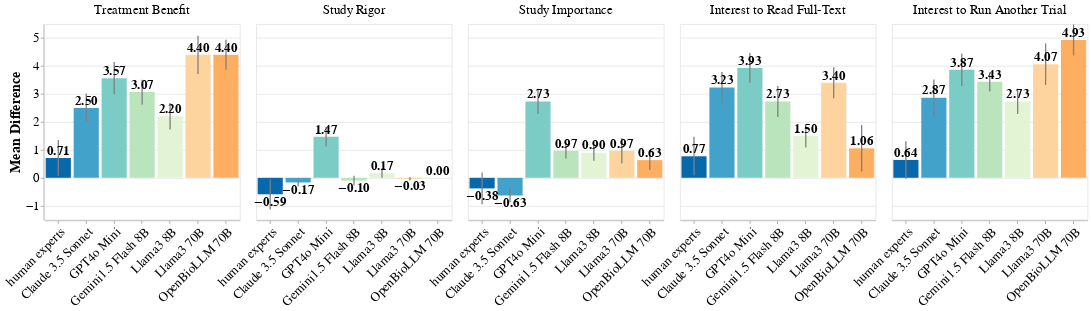

The code cell stored with this chart in its notebook:
### Code cell
# Create a mapping for custom facet titles
facet_title_mapping = {
    'benefit': 'Treatment Benefit',
    'rigor': 'Study Rigor',
    'importance': 'Study Importance',
    'full_text': 'Interest to Read Full-Text',
    'another_trial': 'Interest to Run Another Trial'
}

# Define the desired order for the facets
facet_order = ['Treatment Benefit', 'Study Rigor', 'Study Importance', 'Interest to Read Full-Text', 'Interest to Run Another Trial']

color_mapping = {
    'human experts': '#0868ac', 
    'Claude 3.5 Sonnet': '#43a2ca',  
    'GPT4o Mini': '#7bccc4',  
    'Gemini1.5 Flash 8B': '#bae4bc',  
    'Llama3 8B': '#E3F4D4',  
    'Llama3 70B': '#fdd49e',  
    'OpenBioLLM 70B': '#fdae61'
}

method_order = ['human experts', 'Claude 3.5 Sonnet', 'GPT4o Mini', 'Gemini1.5 Flash 8B', 'Llama3 8B', 'Llama3 70B', 'OpenBioLLM 70B']

# Apply the mapping as a calculated field
chart_data = df_for_chart.copy()
chart_data['metric'] = chart_data['metric'].map(facet_title_mapping)

# Configure global font sizes
chart_config = {
    "axis": {"labelFontSize": 20, "titleFontSize": 22},  # Axis labels and titles
    "header": {"labelFontSize": 20, "titleFontSize": 22},  # Facet headers
    "legend": {"labelFontSize": 18, "titleFontSize": 20},  # Legend labels and titles
    "text": {"fontSize": 20},  # Text mark size
}

# Bar chart
bars = alt.Chart(chart_data).mark_bar().encode(
    x=alt.X('method:N', title=None, axis=alt.Axis(labelAngle=-45), sort=method_order),
    y=alt.Y('mean_diff:Q', title='Mean Difference'),
    color=alt.Color('method:N', title='Method', legend=None, scale=alt.Scale(domain=list(color_mapping.keys()), range=list(color_mapping.values())))
).properties(
    width=300,  # Set the width to 300 pixels
    height=300  # Set the height to 300 pixels
)

# Error bars
error_bars = alt.Chart(chart_data).mark_errorbar().encode(
    alt.X("method:N", sort=method_order),
    alt.Y("ci_lower:Q").title("Mean Difference"),
    alt.Y2("ci_upper:Q"),
    strokeWidth=alt.value(2),
    color=alt.value('gray')
)

# Add value labels
text = bars.mark_text(
    align='center',
    baseline='bottom',
    fontWeight='bold',
    dy=alt.expr(expr=alt.expr.if_(alt.datum.mean_diff >= 0, -1, 22))  # Adjust the position of the text    
).encode(
    text=alt.Text('mean_diff:Q', format='.2f'),
    color=alt.value('black')  # Set text color to black
)

# Combine layers and facet
chart = alt.layer(bars, error_bars, text, data=chart_data).facet(
    column=alt.Column('metric:N', title=None, sort=facet_order),
).configure(**chart_config)  # Apply the global configuration

# save to html
chart.save("./plots/top_6_models_interpretation_by_measures.html")

chart

### Figure 1 — Vega-Lite specification as saved in the notebook (floating-point values rounded to 4 significant figures)
{"config": {"view": {"continuousWidth": 300, "continuousHeight": 300}, "axis": {"labelFontSize": 20, "titleFontSize": 22}, "header": {"labelFontSize": 20, "titleFontSize": 22}, "legend": {"labelFontSize": 18, "titleFontSize": 20}, "text": {"fontSize": 20}}, "data": {"name": "data-25f336350738877201292e0f05691aac"}, "facet": {"column": {"field": "metric", "sort": ["Treatment Benefit", "Study Rigor", "Study Importance", "Interest to Read Full-Text", "Interest to Run Another Trial"], "title": null, "type": "nominal"}}, "spec": {"layer": [{"mark": {"type": "bar"}, "encoding": {"color": {"field": "method", "legend": null, "scale": {"domain": ["human experts", "Claude 3.5 Sonnet", "GPT4o Mini", "Gemini1.5 Flash 8B", "Llama3 8B", "Llama3 70B", "OpenBioLLM 70B"], "range": ["#0868ac", "#43a2ca", "#7bccc4", "#bae4bc", "#E3F4D4", "#fdd49e", "#fdae61"]}, "title": "Method", "type": "nominal"}, "x": {"axis": {"labelAngle": -45}, "field": "method", "sort": ["human experts", "Claude 3.5 Sonnet", "GPT4o Mini", "Gemini1.5 Flash 8B", "Llama3 8B", "Llama3 70B", "OpenBioLLM 70B"], "title": null, "type": "nominal"}, "y": {"field": "mean_diff", "title": "Mean Difference", "type": "quantitative"}}}, {"mark": {"type": "errorbar"}, "encoding": {"color": {"value": "gray"}, "strokeWidth": {"value": 2}, "x": {"field": "method", "sort": ["human experts", "Claude 3.5 Sonnet", "GPT4o Mini", "Gemini1.5 Flash 8B", "Llama3 8B", "Llama3 70B", "OpenBioLLM 70B"], "type": "nominal"}, "y": {"field": "ci_lower", "title": "Mean Difference", "type": "quantitative"}, "y2": {"field": "ci_upper"}}}, {"mark": {"type": "text", "align": "center", "baseline": "bottom", "dy": {"expr": "if((datum.mean_diff >= 0),-1,22)"}, "fontWeight": "bold"}, "encoding": {"color": {"value": "black"}, "text": {"field": "mean_diff", "format": ".2f", "type": "quantitative"}, "x": {"axis": {"labelAngle": -45}, "field": "method", "sort": ["human experts", "Claude 3.5 Sonnet", "GPT4o Mini", "Gemini1.5 Flash 8B", "Llama3 8B", "Llama3 70B", "OpenBioLLM 70B"], "title": null, "type": "nominal"}, "y": {"field": "mean_diff", "title": "Mean Difference", "type": "quantitative"}}}], "height": 300, "width": 300}, "$schema": "https://vega.github.io/schema/vega-lite/v5.20.1.json", "datasets": {"data-25f336350738877201292e0f05691aac": [{"metric": "Treatment Benefit", "mean_diff": 2.5, "ci_lower": 1.979, "ci_upper": 3.021, "method": "Claude 3.5 Sonnet"}, {"metric": "Study Rigor", "mean_diff": -0.1667, "ci_lower": -0.3023, "ci_upper": -0.03103, "method": "Claude 3.5 Sonnet"}, {"metric": "Study Importance", "mean_diff": -0.6333, "ci_lower": -0.8726, "ci_upper": -0.3941, "method": "Claude 3.5 Sonnet"}, {"metric": "Interest to Read Full-Text", "mean_diff": 3.233, "ci_lower": 2.68, "ci_upper": 3.787, "method": "Claude 3.5 Sonnet"}, {"metric": "Interest to Run Another Trial", "mean_diff": 2.867, "ci_lower": 2.211, "ci_upper": 3.523, "method": "Claude 3.5 Sonnet"}, {"metric": "Treatment Benefit", "mean_diff": 3.567, "ci_lower": 2.99, "ci_upper": 4.144, "method": "GPT4o Mini"}, {"metric": "Study Rigor", "mean_diff": 1.467, "ci_lower": 1.118, "ci_upper": 1.815, "method": "GPT4o Mini"}, {"metric": "Study Importance", "mean_diff": 2.733, "ci_lower": 2.283, "ci_upper": 3.183, "method": "GPT4o Mini"}, {"metric": "Interest to Read Full-Text", "mean_diff": 3.933, "ci_lower": 3.402, "ci_upper": 4.464, "method": "GPT4o Mini"}, {"metric": "Interest to Run Another Trial", "mean_diff": 3.867, "ci_lower": 3.282, "ci_upper": 4.452, "method": "GPT4o Mini"}, {"metric": "Treatment Benefit", "mean_diff": 3.067, "ci_lower": 2.627, "ci_upper": 3.507, "method": "Gemini1.5 Flash 8B"}, {"metric": "Study Rigor", "mean_diff": -0.1, "ci_lower": -0.272, "ci_upper": 0.072, "method": "Gemini1.5 Flash 8B"}, {"metric": "Study Importance", "mean_diff": 0.9667, "ci_lower": 0.693, "ci_upper": 1.24, "method": "Gemini1.5 Flash 8B"}, {"metric": "Interest to Read Full-Text", "mean_diff": 2.733, "ci_lower": 2.178, "ci_upper": 3.289, "method": "Gemini1.5 Flash 8B"}, {"metric": "Interest to Run Another Trial", "mean_diff": 3.433, "ci_lower": 3.086, "ci_upper": 3.781, "method": "Gemini1.5 Flash 8B"}, {"metric": "Treatment Benefit", "mean_diff": 2.2, "ci_lower": 1.726, "ci_upper": 2.674, "method": "Llama3 8B"}, {"metric": "Study Rigor", "mean_diff": 0.1667, "ci_lower": 0.001652, "ci_upper": 0.3317, "method": "Llama3 8B"}, {"metric": "Study Importance", "mean_diff": 0.9, "ci_lower": 0.6126, "ci_upper": 1.187, "method": "Llama3 8B"}, {"metric": "Interest to Read Full-Text", "mean_diff": 1.5, "ci_lower": 1.082, "ci_upper": 1.918, "method": "Llama3 8B"}, {"metric": "Interest to Run Another Trial", "mean_diff": 2.733, "ci_lower": 2.283, "ci_upper": 3.183, "method": "Llama3 8B"}, {"metric": "Treatment Benefit", "mean_diff": 4.4, "ci_lower": 3.718, "ci_upper": 5.082, "method": "Llama3 70B"}, {"metric": "Study Rigor", "mean_diff": -0.03333, "ci_lower": -0.09867, "ci_upper": 0.032, "method": "Llama3 70B"}, {"metric": "Study Importance", "mean_diff": 0.9667, "ci_lower": 0.5113, "ci_upper": 1.422, "method": "Llama3 70B"}, {"metric": "Interest to Read Full-Text", "mean_diff": 3.4, "ci_lower": 2.847, "ci_upper": 3.953, "method": "Llama3 70B"}, {"metric": "Interest to Run Another Trial", "mean_diff": 4.067, "ci_lower": 3.321, "ci_upper": 4.812, "method": "Llama3 70B"}, {"metric": "Treatment Benefit", "mean_diff": 4.4, "ci_lower": 3.863, "ci_upper": 4.937, "method": "OpenBioLLM 70B"}, {"metric": "Study Rigor", "mean_diff": 0.0, "ci_lower": 0.0, "ci_upper": 0.0, "method": "OpenBioLLM 70B"}, {"metric": "Study Importance", "mean_diff": 0.6333, "ci_lower": 0.2757, "ci_upper": 0.991, "method": "OpenBioLLM 70B"}, {"metric": "Interest to Read Full-Text", "mean_diff": 1.056, "ci_lower": 0.225, "ci_upper": 1.886, "method": "OpenBioLLM 70B"}, {"metric": "Interest to Run Another Trial", "mean_diff": 4.933, "ci_lower": 4.378, "ci_upper": 5.489, "method": "OpenBioLLM 70B"}, {"metric": "Treatment Benefit", "mean_diff": 0.71, "ci_lower": 0.07, "ci_upper": 1.35, "method": "human experts"}, {"metric": "Study Rigor", "mean_diff": -0.59, "ci_lower": -1.13, "ci_upper": -0.05, "method": "human experts"}, {"metric": "Study Importance", "mean_diff": -0.38, "ci_lower": -0.95, "ci_upper": 0.19, "method": "human experts"}, {"metric": "Interest to Read Full-Text", "mean_diff": 0.77, "ci_lower": 0.08, "ci_upper": 1.47, "method": "human experts"}, {"metric": "Interest to Run Another Trial", "mean_diff": 0.64, "ci_lower": -0.03, "ci_upper": 1.31, "method": "human experts"}]}}
